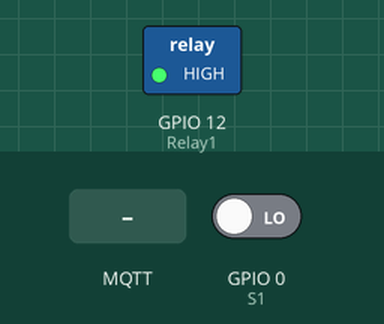
Bench run of a sketch on a simulated ESP8266 (NodeMCU). On the bench: switched loads named in the sketch (green lamp = pin HIGH). The test bench sets the inputs (shaded band); at power-on: GPIO 0 (S1) LOW. WiFi joins after 1.5 s; servers stay silent unless stated; no MQTT or app messages arrive unless stated; what the sketch prints to the serial monitor is not drawn.

Above: at 2.7 s.
2.8 s: GPIO 0 (S1) driven HIGH
At 3.9 s:
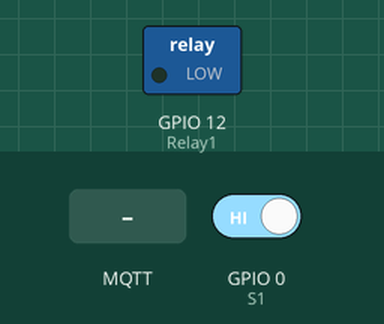
5.8 s: MQTT message "1" arrives on the first subscribed topic
At 6.1 s:
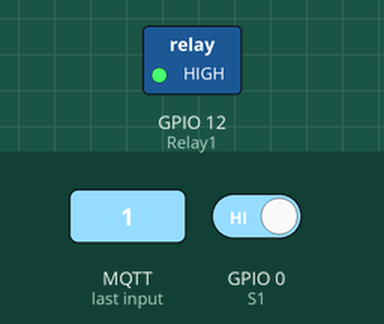
7.3 s: GPIO 0 (S1) driven LOW
At 8.5 s:
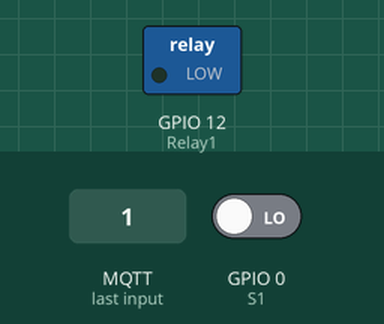
Timing chart, 0 to 9.8 s (numbered marks = the images above; inputs shaded):
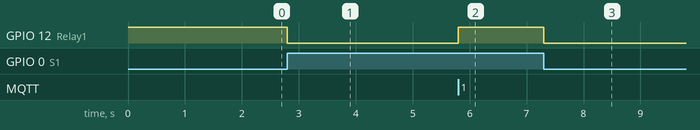

The sketch:

Sonoff_mini.ino
```cpp
//Programa: Lighting and Relay Module
//Autor: Elton de Sousa e Silva
//Email: admin@autodomo.io
//Versão 1.1

#include <ESP8266WiFi.h>        // Import the Library ESP8266WiFi
#include <PubSubClient.h>       // Import the Library PubSubClient


#define TOPIC_SUBSCRIBE1 "/autodomo/UserXXXXXXX/01AAXXXXXXXX/light/value"    //Put here the MQTT topic 1 of receiving Autodomo Server information
#define TOPIC_PUBLISH1   "/autodomo/UserXXXXXXX/01AAXXXXXXXX/light/state"    //Put here the MQTT Topic of sending information to the Autodomo Server
#define ID_MQTT  "01AAXXXXXXXX"     //MQTT ID For identification (Required))

#define Relay1   12                  //Relay 1 output change according to your board

#define S1   0                   //Relay 1 output change according to your board
bool tecla1 = false;
bool tecla1_anterior = false;


unsigned long currentMillis;
unsigned long tempo_tecla1_anterior_Millis = 0;


// WIFI
const char* SSID = "YOUR_SSID"; // SSID  name of the WI-FI network you want to connect
const char* PASSWORD = "YOUR_PASSWORD"; // Password of the WI-FI network you want to connect

// MQTT
const char* BROKER_MQTT = "mqtt.autodomo.io"; //Autodomo MQTT broker URL not change
int BROKER_PORT = 1883; // MQTT Broker port. not change.
const char* USER_MQTT = "UserXXXXXXX";    // MQTT User (Search Autodomo.io Site)
const char* PASSWORD_MQTT = "YOUR_MQTT_PASSWORD";    // MQTT Password (Search Autodomo.io Website)


//Variáveis e objetos globais
WiFiClient espClient; // Cria o objeto espClient
PubSubClient MQTT(espClient); // Instancia o Cliente MQTT passando o objeto espClient
bool EstadoSaida1 = false;  //variável que armazena o estado atual da saída

//Prototypes
void initSerial();
void initWiFi();
void initMQTT();
void reconectWiFi();
void mqtt_callback(char* topic, byte* payload, unsigned int length);
void VerificaConexoesWiFIEMQTT(void);
void InitOutput(void);

/*
 *  Implementações das funções
 */
void setup()
{
    //inicializações:
    InitOutput();
    initSerial();
    initWiFi();
    initMQTT();
}


//programa principal
void loop()
{
    //garante funcionamento das conexões WiFi e ao broker MQTT
    VerificaConexoesWiFIEMQTT();

    //envia o status de todos os outputs para o Broker no protocolo esperado
   // EnviaEstadoOutputMQTT();

    //keep-alive da comunicação com broker MQTT
    MQTT.loop();
    checkSwitch();
}
```

Init.ino
```cpp
//Função: Inicializa comunicação serial com baudrate 115200 (para fins de debug)
//Parâmetros: nenhum
//Retorno: nenhum
void initSerial()
{
    Serial.begin(115200);
}

//Função: inicializa e conecta-se na rede WI-FI desejada
//Parâmetros: nenhum
//Retorno: nenhum
void initWiFi()
{
    delay(10);
    Serial.println("------Conexao WI-FI------");
    Serial.print("Conectando-se na rede: ");
    Serial.println(SSID);
    Serial.println("Aguarde");

    reconectWiFi();
}


//Função: inicializa o output em nível lógico baixo
//Parâmetros: nenhum
//Retorno: nenhum
void InitOutput(void)
{
    //IMPORTANTE: o Led já contido na placa é acionado com lógica invertida (ou seja,
    //enviar HIGH para o output faz o Led apagar / enviar LOW faz o Led acender)
    pinMode(Relay1, OUTPUT);


    digitalWrite(Relay1, HIGH);


    pinMode(S1, INPUT);
    tecla1 = digitalRead(S1);
    tecla1_anterior = digitalRead(S1);


}
```

MQTT.ino
```cpp
//Função: inicializa parâmetros de conexão MQTT(endereço do servidor, porta e seta função de callback)
//Parâmetros: nenhum
//Retorno: nenhum
void initMQTT()
{
    MQTT.setServer(BROKER_MQTT, BROKER_PORT);   //informa qual broker e porta deve ser conectado
    MQTT.setCallback(mqtt_callback);            //Atribui função de callback (função chamada quando chega dados no Topic Subscrito)
}

//Função: função de callback esta função é chamada toda vez que uma informação de um dos tópicos subescritos chega)
//Parâmetros: nenhum
//Retorno: nenhum
void mqtt_callback(char* topic, byte* payload, unsigned int length)
{
    String msg;

    //obtem a string do payload recebido
    for(int i = 0; i < length; i++)
    {
       char c = (char)payload[i];
       msg += c;
    }

    //toma ação dependendo da string recebida:
    //verifica se deve colocar nivel alto de tensão na saída D0:
    //IMPORTANTE: o Led já contido na placa é acionado com lógica invertida (ou seja,
    //enviar HIGH para o output faz o Led apagar / enviar LOW faz o Led acender)
    if (strcmp(topic, TOPIC_SUBSCRIBE1) == 0){
         if (msg.equals("0"))
              {
                  digitalWrite(Relay1, LOW);
                  EstadoSaida1 = false;
                  Serial.println("Off");
              }

              //verifica se deve colocar nivel alto de tensão na saída D0:
       else if (msg.equals("1"))
              {
                  digitalWrite(Relay1, HIGH);
                  EstadoSaida1 = true;
                  Serial.println("On");
              }

              EnviaEstadoOutputMQTT(1);
    }

}

//Função: reconecta-se ao broker MQTT (caso ainda não esteja conectado ou em caso de a conexão cair)
//        em caso de sucesso na conexão ou reconexão, o subscribe dos tópicos é refeito.
//Parâmetros: nenhum
//Retorno: nenhum
void reconnectMQTT()
{
    while (!MQTT.connected())
    {
        Serial.print("* Tentando se conectar ao Broker MQTT: ");
        Serial.println(BROKER_MQTT);
        if (MQTT.connect(ID_MQTT, USER_MQTT, PASSWORD_MQTT))
        {
            Serial.println("Conectado com sucesso ao broker MQTT!");
            MQTT.subscribe(TOPIC_SUBSCRIBE1);
        }
        else
        {
            Serial.println("Falha ao reconectar no broker.");
            Serial.println("Havera nova tentatica de conexao em 2s");
            delay(2000);
        }
    }
}
```

Main.ino
```cpp
//Função: envia ao Broker o estado atual do output
//Parâmetros: int numberOut
//Retorno: nenhum
void EnviaEstadoOutputMQTT(int numberOut)
{
  if(numberOut == 1){
     if (!EstadoSaida1)
      MQTT.publish(TOPIC_PUBLISH1, "0");

     if (EstadoSaida1)
      MQTT.publish(TOPIC_PUBLISH1, "1");

  }

}


void checkSwitch()
{

  bool tecla1 = digitalRead(S1);
  if (tecla1 != tecla1_anterior)
  {

    if (millis() - tempo_tecla1_anterior_Millis >= 250)
    {
      tempo_tecla1_anterior_Millis = millis();
      tecla1_anterior = tecla1;
      EstadoSaida1 = !digitalRead(Relay1);
      digitalWrite(Relay1, EstadoSaida1);  // invert o valor do rele"
      Serial.print("Estado Rele: ");
      Serial.println(EstadoSaida1);
      EnviaEstadoOutputMQTT(1);
    }

   }
}
```

Wifi.ino
```cpp
//Função: reconecta-se ao WiFi
//Parâmetros: nenhum
//Retorno: nenhum
void reconectWiFi()
{
    //se já está conectado a rede WI-FI, nada é feito.
    //Caso contrário, são efetuadas tentativas de conexão
    if (WiFi.status() == WL_CONNECTED)
        return;

    WiFi.begin(SSID, PASSWORD); // Conecta na rede WI-FI

    while (WiFi.status() != WL_CONNECTED)
    {
        delay(100);
        Serial.print(".");
    }

    Serial.println();
    Serial.print("Conectado com sucesso na rede ");
    Serial.print(SSID);
    Serial.println("IP obtido: ");
    Serial.println(WiFi.localIP());
}

//Função: verifica o estado das conexões WiFI e ao broker MQTT.
//        Em caso de desconexão (qualquer uma das duas), a conexão
//        é refeita.
//Parâmetros: nenhum
//Retorno: nenhum
void VerificaConexoesWiFIEMQTT(void)
{
    if (!MQTT.connected())
        reconnectMQTT(); //se não há conexão com o Broker, a conexão é refeita

     reconectWiFi(); //se não há conexão com o WiFI, a conexão é refeita
}
```

Measured:
- after the input at 2.8 s, GPIO 12 (Relay1): HIGH → LOW at once
- after the input at 5.8 s, GPIO 12 (Relay1): LOW → HIGH at once
- after the input at 7.3 s, GPIO 12 (Relay1): HIGH → LOW at once
